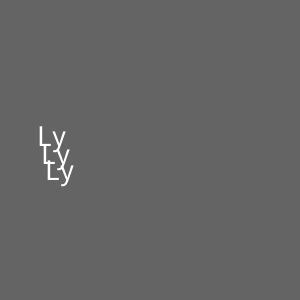
Frame 1 (no input)
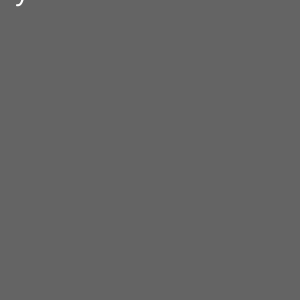
Frame 60 (the mouse pressed at the canvas centre just before this capture)
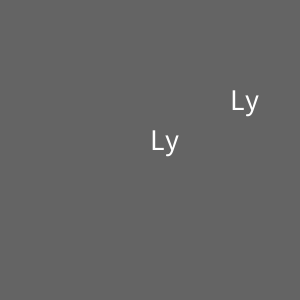
Frame 120 (the mouse held since frame 60 and released just before this capture)

The Processing sketch that drew these frames (run headless with seeded random() and noise(); from frame 60 on, the mouse is pressed at the canvas centre):

// Processing sketch: Proce_Lymove
// ── Proce_Lymove.pde
float x, y, x2, y2, x3, y3;

void setup() {
   size(300, 300);
   x = width / 2 - 100;
   y = height / 2 + 50;
   
   x2 = width / 2 - 100;
   y2 = height / 2 + 50;
   
   x3 = width / 2 - 100;
   y3 = height / 2 + 50;
}

void draw() {
   background(100, 100, 100);
   textSize(30);
   fill(255);
   x += 0.1 * (mouseX - x);
   y += 0.1 * (mouseY - y);
   text("Ly", x, y);


   x2 += 0.2 * (mouseX - x);
   y2 += 0.2 * (mouseY - y);
   text("Ly", x2, y2);
   
   x3 += 0.3 * (mouseX - x);
   y3 += 0.3 * (mouseY - y);
   text("Ly", x3, y3);
}
